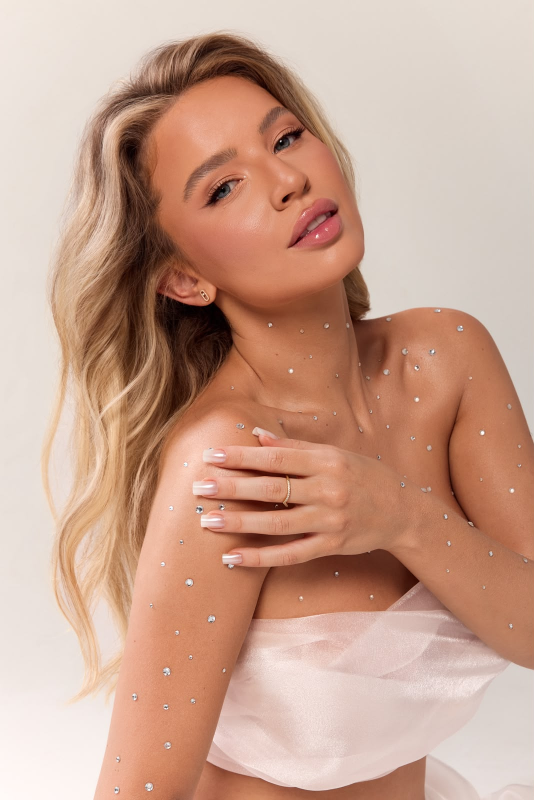
#> input picture Graphics/WhatsApp Image 2026-09-23 at 14.00.02 (1).jpeg, 1068 x 1600 px (shown at 1/2 size); its folder holds only this picture in this run
$ python przygotuj-grafiki.py
#> lines starting #> are read from the running program, lines starting #| are printed output that depends on the picture
#!/usr/bin/env python3
"""
Przygotowanie grafik serwisu: /Graphics  ->  /public/graphics

Co robi:
  1. obraca ujęcia zapisane bokiem,
  2. grupuje i nadaje czytelne nazwy,
  3. ROZCINA SKLEJKI „przed/po" na pojedyncze kadry (patrz niżej),
  4. przycina wtopione czarne pasy,
  5. skaluje do 1920 px dłuższego boku,
  6. nakłada jednolity grading koloru pod paletę marki,
  7. zapisuje JPEG q92 bez podpróbkowania koloru + warianty WebP
     (480 / 960 / 1440 / 1920 px) do srcSet,
  8. zapisuje manifest z wymiarami i wariantami.

Sklejki
-------
Dziewięć plików źródłowych to nie zdjęcia, tylko instagramowe kolaże
„przed / po" — dwa lub trzy kadry sklejone w pionie, z twardym szwem
i innym balansem bieli po każdej stronie. Użyte w ramkach o stałej
proporcji pokazują szew przez środek, dwie pary ust albo cztery oczy
w jednym kadrze. Skrypt wykrywa szwy (skok jasności między sąsiednimi
wierszami + różnica koloru po obu stronach) i zapisuje każdy panel jako
osobny plik `<nazwa>-p<n>.jpg`. Plik zbiorczy zostaje dla zgodności,
ale widoki powinny używać paneli.

Kompresja
---------
Źródła to kopie z komunikatora (już raz skompresowane, tablice kwantyzacji
782/657). Poprzednia wersja skryptu zapisywała q82 z podpróbkowaniem 4:2:0,
czyli tablice 1326/2000 — dokładała stratę, zwłaszcza w kolorze.
Teraz: q92, 4:4:4. Transfer ratuje srcSet: przeglądarka bierze wariant
WebP dopasowany do rozmiaru kadru zamiast pełnego JPEG-a.

Grading
-------
Transformacja wyliczona z pary: to samo zdjęcie (studio-05) w makiecie
i w oryginale. Biel 255/255/255 -> 248/234/219 (kremowy ton tła).
Dopasowanie jasności do CIEMNYCH sekcji robi komponent Figure (prop `tone`)
przez CSS — jeden plik, dwa konteksty.

Grafiki z 29.09.2026 (produkty i prace z buteleczką)
-----------------------------------------------------
Przypisane po NAZWIE pliku (NEW_PRODUCTS, NEW_WORKS), nie po numerze – numery starszych
plików zostają bez zmian. Produkty (packshoty na białym tle) bez gradingu: barwa
pigmentu na butelce ma zostać wierna; białe tło dopasowuje do kremu strony CSS
(mix-blend-mode: multiply). Prace przycięte (CROP) tak, by w kadrze nie było
doklejonej butelki z etykietą producenta. Pliki spoza list – NEW_SKIP (lampy,
kartridże, kosmetyki spoza katalogu, prace z logo innych studiów, duplikat).

Uruchomienie:  python3 scripts/przygotuj-grafiki.py
               GRAPHICS_ONLY=product,work python3 scripts/przygotuj-grafiki.py
               (tylko nowe grupy – bez kasowania i przeliczania pozostałych plików;
               manifest jest uzupełniany)
"""

import glob
import json
import os

import numpy as np
from PIL import Image, ImageEnhance

SRC_DIR = 'Graphics'
OUT_DIR = os.environ.get('GRAPHICS_OUT', 'public/graphics')
MANIFEST = os.path.join(OUT_DIR, 'manifest.json')
MAX_DIM = 1920
JPEG_QUALITY = 92
WEBP_QUALITY = 84
VARIANT_WIDTHS = (480, 960, 1440, 1920)

# --- obroty ujęć zapisanych bokiem (indeks 1-based wg sortowania nazw) -------
ROT = {37: 'CW', 38: 'CW', 41: 'CW', 45: 'CW', 50: 'CW', 51: 'CCW', 57: 'CCW', 59: 'CCW'}

# --- przypisanie do grup ------------------------------------------------------
GROUPS = {
    'studio': list(range(1, 17)),
    'academy': [17, 18, 19, 20, 21, 22, 30, 31],
    'course': [23, 24, 25, 26, 27, 28, 29],
    'brows': [35, 36, 37, 38, 39, 40, 41, 42, 43, 44, 45, 46, 47, 48, 49, 50, 51, 52],
    'lips': [53, 54, 55, 57, 59],
}
SPECIAL = {32: 'cennik-refresh', 33: 'cennik-usuwanie', 34: 'cennik-pmu'}
SKIP = {56, 58, 60, 61, 62}

# --- grafiki z 29.09.2026 – po nazwie pliku -----------------------------------
NEW_PREFIX = 'WhatsApp Image 2026-09-29 at '
# product-<id pigmentu z src/data/pigments.json> albo product-<nazwa>
NEW_PRODUCTS = {
    'product-as-princess-gold': '23.05.38 (1)',
    'product-as-princess-pink': '23.05.38 (2)',
    'product-as-opium-pigments-whiskey': '23.06.47 (1)',
    'product-as-opium-pigments-pecan': '23.07.07',
    'product-as-opium-pigments-soil': '23.07.24 (1)',
    'product-as-opium-pigments-wood': '23.07.50 (1)',
    'product-as-opium-pigments-brick': '23.09.06',
    'product-as-opium-pigments-devil': '23.09.22 (1)',
    'product-as-classic-pigments-deep-black': '23.09.45 (1)',
    'product-as-classic-pigments-for-purple-eyebrows': '23.09.57',
    'product-as-classic-pigments-orange': '23.10.21',
    'product-as-classic-pigments-blond-brown': '23.10.22',
    'product-as-classic-pigments-deep-brown': '23.10.23 (1)',
    'product-as-classic-pigments-dark-brown': '23.10.23 (2)',
    'product-as-classic-pigments-brown-haired': '23.10.23',
    'product-as-classic-pigments-black-brown': '23.10.24 (1)',
    'product-as-classic-pigments-base': '23.10.24',
    'product-e5-dark-brown-6-ml-opium-light': '23.10.25',
    'product-joker-harley-quinn-6ml': '23.30.46 (1)',
    'product-doll-harley-quinn-6ml': '23.30.46 (2)',
    'product-set-harley-quinn-do-ust': '2026-10-29 at 20.57.19',  # Karina 29.10 („Set Harley Quinn do ust -1200zł”)
    'product-set-paradise-do-ust': '2026-10-29 at 20.58.16',      # Karina 29.10 („Set Paradise do ust - 1400zł”)
    'product-maria-magdalena-6-ml-paradise': '23.30.47 (3)',  # Mona Liza (id ze sklepu)
    'product-deva-maria-6-ml-paradise': '23.30.47 (4)',
    'product-harley-harley-quinn-6ml-kopia': '23.30.47',
    'product-as-opium-pigments-carrot': '23.30.48 (1)',
    'product-as-opium-pigments-naomi': '23.30.48 (2)',
    'product-as-opium-pigments-japanese-garden': '23.30.48 (3)',
    'product-as-opium-pigments-pure-magenta': '23.30.48 (4)',
    'product-as-opium-pigments-guava': '23.30.48 (5)',
    'product-as-opium-pigments-sindy': '23.30.48',
    'product-as-classic-pigments-pink-paradise': '23.30.49 (1)',
    'product-as-classic-pigments-plum-dessert': '23.30.49 (2)',
    'product-as-classic-pigments-coral': '23.30.49 (3)',
    'product-as-classic-pigments-watermelon-ice': '23.30.49',
    # Sklep (/sklep, src/data/shop.json) – prośba klientki z 14.10.2026: produkty ze zdjęć z 29.09,
    # których dotąd nie było na stronie; nazwy i pojemności z opakowań na zdjęciach.
    # LTB NUMB – packshot na czarnym tle.
    # nazwy żeli – klientka 26.10.2026: „ICE GEL – zielony, ICE GEL LIPS – różowy, ICE LTB GEL – matowy zielony”
    'product-ice-ltb-gel': '2026-10-29 at 22.29.58',  # ICE LTB GEL – zdjęcie od Kariny 29.10 (na białym tle)
    'product-ice-gel-lips': '23.05.37 (1)',         # ICE GEL LIPS – różowy „cooling gel for lips”
    'product-glow-oil-pineapple': '23.05.37 (2)',
    'product-glow-oil-strawberries': '23.05.38',
    'product-lampa-pierscieniowa': '23.05.38 (5)',  # lampa pierścieniowa na statywie
    'product-kartridze-satellite': '23.05.38 (6)',  # opakowanie kartridży SATELLITE
    # Zdjęcia od Kariny z 14.10.2026 (pełny znacznik daty – inna data niż NEW_PREFIX).
    'product-hairstrokes-h6-dark-brown': '2026-10-14 at 15.52.23 (1)',
    'product-h7-dark-warm-brown-eyebrow-pigment-for-hair-strokes': '2026-10-14 at 15.52.23',
    'product-as-opium-light-minerals-pigments-dark-brown': '2026-10-14 at 15.52.41 (1)',  # M6 Dark Brown
    'product-as-opium-light-minerals-pigments-black-brown': '2026-10-14 at 15.52.41',     # M5 Black Brown
    'product-as-opium-pigments-horse': '2026-10-14 at 15.52.42 (1)',
    'product-as-opium-pigments-brazil': '2026-10-14 at 15.52.42',
    'product-gotham-harley-quinn-6ml': '2026-10-14 at 16.04.21',
    'product-as-classic-pigments-amaranth': '2026-10-14 at 16.27.34',
    'product-kredka-czarna': '2026-10-14 at 16.53.15',
    'product-kredka-brazowa': '2026-10-14 at 16.53.41',
    'product-kredka-czerwona': '2026-10-14 at 16.54.08',
    # 26–27.10.2026 – Karina Lesiv (czat i grupa „Strona”)
    'product-as-princess-champagne-gold': '2026-10-26 at 12.39.26',
    'product-ice-gel': '2026-10-29 at 22.26.01',      # ICE GEL – turkusowa butelka (Karina 29.10: „Proszę dodać zdjęcie 1.Ice Gel”)
    'product-glow-oil-coconut-chocolate': '2026-10-29 at 22.32.21',  # Karina 29.10: „Glow Oil Coconut And Chocolate - 125zł”
    'product-laser-q-switch-ultra': '2026-10-29 at 22.44.04',        # Karina 29.10: „Laser Q-Switch Ultra”
    'product-pigmenty-supernatural': '2026-10-27 at 17.44.35',
    'product-kartridze-flat-supernatural': '2026-10-27 at 17.45.41',
    'product-sztuczna-skorka-do-cwiczen': '2026-10-27 at 17.46.23',
    'product-pedzel-do-brwi': '2026-10-27 at 17.52.03',
    'product-pilot-czerwony': '2026-10-27 at 17.52.35',
}
# Zdjęcia 16:9 z dużym białym marginesem (27.10) – kadr przycięty do produktu i dopełniony
# bielą do kwadratu, jak pozostałe packshoty (miniatura w sklepie nie zostaje kropką).
PRODUCT_FIT_WHITE = {
    'product-pigmenty-supernatural', 'product-kartridze-flat-supernatural', 'product-set-harley-quinn-do-ust',
    'product-set-paradise-do-ust', 'product-ice-ltb-gel', 'product-glow-oil-coconut-chocolate', 'product-laser-q-switch-ultra',
    'product-sztuczna-skorka-do-cwiczen', 'product-pedzel-do-brwi', 'product-pilot-czerwony',
}
# Plakaty kursów spoza listy GROUPS (po nazwie pliku): course-08 – harmonogram kursu
# dla linergistek Super Natural Brows (Karina Lesiv, 26.10.2026: „harmonogram do kursu za 7 tysięcy”).
NEW_COURSE = {'course-08': '2026-10-26 at 12.34.28'}
# Karina 29.10.2026 (grupa „Strona”): zdjęcia z kursantkami do podstron kursów, nowe zdjęcia technik
# na /uslugi („Proszę o zastąpienie obecnego zdjęcia”) i kolaż „Subtelnie, naturalnie…” na /o-nas.
NEW_ACADEMY = {
    **{f'kursantki-basic-{n:02d}': s for n, s in enumerate([
        '2026-10-29 at 16.47.35', '2026-10-29 at 16.47.35 (24289)', '2026-10-29 at 16.47.35 (24290)',
        '2026-10-29 at 16.47.35 (24291)', '2026-10-29 at 16.47.35 (24292)', '2026-10-29 at 16.47.36'], 1)},
    **{f'kursantki-snb-{n:02d}': s for n, s in enumerate([
        '2026-10-29 at 16.52.33', '2026-10-29 at 16.52.34', '2026-10-29 at 16.52.35', '2026-10-29 at 16.52.35 (24299)',
        '2026-10-29 at 16.52.35 (24300)', '2026-10-29 at 16.52.36', '2026-10-29 at 16.52.36 (24302)',
        '2026-10-29 at 16.52.36 (24303)', '2026-10-29 at 16.52.36 (24304)', '2026-10-29 at 16.52.36 (24305)',
        '2026-10-29 at 16.52.37'], 1)},
}
NEW_PHOTOS = {
    'tech-snb': '2026-10-29 at 22.57.16',            # Super Natural Brows
    'tech-powder': '2026-10-29 at 22.57.16 (24414)', # Perfect Brows – „Healed Powder Brows”
    'tech-lips': '2026-10-29 at 22.57.17',           # Perfect Lips
    'tech-eyes': '2026-10-29 at 22.57.17 (24416)',   # Perfect Eyes
    'kolaz-01': '2026-10-29 at 23.23.12',            # usta
    'kolaz-02': '2026-10-29 at 23.23.12 (24421)',    # brwi (rękawiczki)
    'kolaz-03': '2026-10-29 at 23.23.12 (24422)',    # brew z okiem
}
# work-<technika>-NN: (plik, przycięcie (l, t, r, b) w ułamkach – bez doklejonej butelki)
NEW_WORKS = {
    'work-snb-01': ('23.07.06', (0.0, 0.05, 0.78, 0.88)),   # włos maszynowy, znak Super Natural Brows / BABUSHKINA
    'work-powder-01': ('23.07.50', (0.20, 0.0, 1.0, 1.0)),  # technika pudrowa
    'work-eyes-01': ('23.09.45', (0.0, 0.02, 1.0, 0.66)),   # linia rzęs
}
# Obrócone kopie prac (propozycja usl-03-c): (plik, przycięcie, 'CW' | 'CCW'). Przycięcie przed
# obrotem; prawa krawędź 0,965 odcina rozmazany pas pliku 23.07.50. Zapis tylko pełnej szerokości.
ROTATED_WORKS = {
    'work-powder-01-r': ('23.07.50', (0.20, 0.0, 0.965, 1.0), 'CCW'),  # brew poziomo nad okiem
}
# Packshoty z czarnym paskiem po zrzucie WhatsApp (dół pliku) – przycinane trim_black_bars.
# Tylko wskazane: zdjęcia na czarnym tle (LTB Numb, Set Harley Quinn) straciłyby kadr.
PRODUCT_TRIM = {'product-as-opium-light-minerals-pigments-dark-brown'}
NEW_SKIP = {
    '2026-10-29 at 16.33.17', '2026-10-29 at 20.37.00', '2026-10-29 at 21.00.16', '2026-10-29 at 22.58.38',  # schematy / zrzut
    '2026-10-29 at 20.49.20',  # Pigmenty Supernatural – to samo zdjęcie co 27.10
    '23.05.38 (3)', '23.05.38 (4)',  # lampa TheOne – inne ujęcia (na stronie 23.05.38 (5))
    '23.05.38 (7)', '23.05.38 (8)', '23.05.39', '23.05.39 (1)',
    '23.05.39 (2)', '23.05.39 (3)',  # kartridże SATELLITE – kolejne ujęcia opakowania
    '23.06.47',      # praca z logo innego studia („ART brows”)
    '23.07.24',      # praca – technika niepewna
    '23.09.22',      # praca z logo innego studia („Z”)
    '23.30.47 (1)',  # Joker – drugi packshot
    # 14.10.2026 – te same pliki co z 29.09 (Brick, Devil, zestawy Harley Quinn i Paradise)
    '2026-10-14 at 15.58.55', '2026-10-14 at 15.59.39', '2026-10-14 at 16.07.22', '2026-10-14 at 16.10.05',
}

# --- sklejki do rozcięcia (nazwy po przypisaniu do grup) ---------------------
COLLAGES = {
    'brows-01', 'brows-02', 'brows-10', 'brows-12', 'brows-13', 'brows-18',
    'lips-01', 'lips-02', 'lips-03',
}
MIN_PANEL_FRAC = 0.22      # panel musi mieć >= 22% wysokości pliku

# Ręczne pozycje szwów (ułamek wysokości PO przycięciu czarnych pasów) dla
# sklejek, w których obie połówki mają zbyt podobny kolor, żeby automat
# je rozdzielił. Ustalone z podglądu paneli.
MANUAL_SEAMS = {
    'brows-01': [0.335, 0.665],
    'brows-02': [0.335, 0.665],
    'brows-10': [0.55],
    'brows-13': [0.28, 0.69],
    'brows-18': [0.29, 0.64],
    'lips-03': [0.335, 0.67],
}
SEAM_JUMP = 8.0            # skok średniej jasności między sąsiednimi wierszami
SEAM_RGB_DIFF = 12.0       # różnica koloru 60 px nad i pod szwem

# --- siła gradingu per grupa --------------------------------------------------
# PROPOZYCJA (gałąź propozycja-kolor-efektow): zdjęcia efektów zabiegów (brows, lips, work)
# oraz plakaty kursów i cenniki (course, cennik) BEZ korekty barwnej – kolor skóry i pigmentu
# jak w oryginałach klientki, pliki „do pobrania” 1:1 w kolorze. Zmierzone: korekta 1.0
# przesuwała zdjęcia efektów o ΔE ≈ 6,7–6,9 (L* −4, b* +5), 0.45 plakaty i cenniki o ΔE ≈ 3,4–3,7.
# Portrety sesji i zdjęcia akademii zostają z korektą (ton dopasowany do makiety).
# Wcześniej: brows/lips/work 1.0, course/cennik 0.45.
STRENGTH = {'studio': 1.0, 'academy': 1.0, 'brows': 0.0, 'lips': 0.0, 'work': 0.0, 'course': 0.0, 'cennik': 0.0}
# Siłę gradingu można nadpisać z otoczenia, np. GRAPHICS_STRENGTH="brows=1,lips=1,work=1"
# (grupy niewymienione zostają jak wyżej; „all=0” ustawia wszystkie naraz). Ta sama opcja
# jest w skrypcie wersji Lite.
for _pair in filter(None, os.environ.get('GRAPHICS_STRENGTH', '').split(',')):
    _k, _v = _pair.split('=')
    if _k.strip() == 'all':
        STRENGTH = {g: float(_v) for g in STRENGTH}
    else:
        STRENGTH[_k.strip()] = float(_v)
# 'product' celowo bez gradingu (wierna barwa pigmentu)
SRC_MEAN = np.array([207.8, 172.0, 156.5], dtype=np.float32)
DST_MEAN = np.array([200.2, 158.4, 132.6], dtype=np.float32)
SCALE = np.array([46.0 / 44.8, 54.1 / 58.8, 59.9 / 67.7], dtype=np.float32)


def build_lut(strength):
    x = np.arange(256, dtype=np.float32)[:, None]
    y = (x - SRC_MEAN[None, :]) * SCALE[None, :] + DST_MEAN[None, :]
    y = x * (1.0 - strength) + y * strength
    return np.clip(y, 0, 255).astype(np.uint8)


LUTS = {k: build_lut(v) for k, v in STRENGTH.items()}


# --- korekta ekspozycji pojedynczych kadrów (po gradingu) ---------------------
# academy-08: zmierzona średnia jasność 107 wobec 123 u academy-01 i -06 (ściana
# 162 wobec 187–190) — w tryptyku absolwentek wyglądała na niedoświetloną.
# ×1,15 wyrównuje ją do sąsiadów (średnia ≈ 123, przepaleń 0,01 %).
EXPOSURE = {'academy-08': 1.15}


def apply_grade(img, group):
    lut = LUTS.get(group)
    if lut is None:
        return img
    a = np.asarray(img)
    return Image.fromarray(np.stack([lut[a[:, :, c], c] for c in range(3)], axis=2))


# --- rozcinanie sklejek -------------------------------------------------------

# [70 lines left out: functions fit_white, trim_black_bars, find_seams, split_panels, not called in this run]


# --- zapis --------------------------------------------------------------------

def save_all(img, name, group, manifest):
    w, h = img.size
    if max(w, h) > MAX_DIM:
        s = MAX_DIM / max(w, h)
        img = img.resize((round(w * s), round(h * s)), Image.LANCZOS)
    img = apply_grade(img, group)
    if name in EXPOSURE:
        img = ImageEnhance.Brightness(img).enhance(EXPOSURE[name])

    jpg = os.path.join(OUT_DIR, f'{name}.jpg')
    img.save(jpg, 'JPEG', quality=JPEG_QUALITY, optimize=True, progressive=True, subsampling=0)

    variants = {}
    for vw in VARIANT_WIDTHS:
        if vw >= img.width and vw != VARIANT_WIDTHS[0]:
            if img.width not in variants:
                variants[img.width] = f'/graphics/{name}.webp'
                img.save(os.path.join(OUT_DIR, f'{name}.webp'), 'WEBP', quality=WEBP_QUALITY, method=6)
            continue
        vh = round(img.height * vw / img.width)
        v = img.resize((vw, vh), Image.LANCZOS)
        fn = f'{name}-{vw}.webp'
        v.save(os.path.join(OUT_DIR, fn), 'WEBP', quality=WEBP_QUALITY, method=6)
        variants[vw] = f'/graphics/{fn}'

    manifest[name] = {
        'src': f'/graphics/{name}.jpg',
        'w': img.width,
        'h': img.height,
        'webp': {str(k): v for k, v in sorted(variants.items())},
    }


def main():
    files = sorted(glob.glob(os.path.join(SRC_DIR, '*.jpeg')))
    if not files:
        raise SystemExit(f'Brak plików w {SRC_DIR}/')
    os.makedirs(OUT_DIR, exist_ok=True)
    only = {g for g in os.environ.get('GRAPHICS_ONLY', '').split(',') if g}
    if only:
        with open(MANIFEST, encoding='utf-8') as f:
            manifest = json.load(f)
    else:
        for old in glob.glob(os.path.join(OUT_DIR, '*.webp')):
            os.remove(old)
        manifest = {}
    panel_report = {}
    by_suffix = {os.path.basename(p)[len(NEW_PREFIX):-len('.jpeg')]: i
                 for i, p in enumerate(files, 1) if os.path.basename(p).startswith(NEW_PREFIX)}
    # pliki z innych dni – klucz z datą („2026-10-14 at 15.52.23”)
    by_suffix.update({os.path.basename(p)[len('WhatsApp Image '):-len('.jpeg')]: i
                      for i, p in enumerate(files, 1)
                      if os.path.basename(p).startswith('WhatsApp Image ') and not os.path.basename(p).startswith(NEW_PREFIX)})

    def load(idx):
        im = Image.open(files[idx - 1]).convert('RGB')
        rot = ROT.get(idx)
        if rot == 'CW':
            im = im.rotate(-90, expand=True)
        elif rot == 'CCW':
            im = im.rotate(90, expand=True)
        return im

    def process(idx, name, group):
        im = load(idx)
        save_all(im, name, group, manifest)
        if name in COLLAGES:
            panels = split_panels(im, name)
            if len(panels) > 1:
                panel_report[name] = len(panels)
                for n, p in enumerate(panels, 1):
                    save_all(p, f'{name}-p{n}', group, manifest)

    used = set()
    if not only:
        for group, idxs in GROUPS.items():
            for n, i in enumerate(idxs, 1):
                process(i, f'{group}-{n:02d}', group)
#> in load, im is the input picture: PIL image 1068x1600 RGB; mean R, G, B 200.6, 161.9, 143.2
#> in apply_grade, `return Image.fromarray(np.stack([lut[a[:, :, c], c] for c in range(3)]..`:
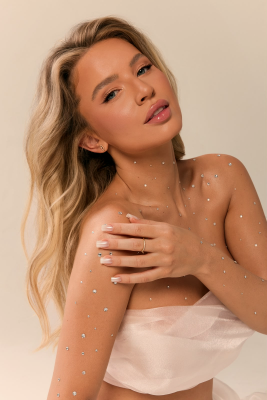
#> returned value: PIL image 1068x1600 RGB (shown at 1/4 size); mean R, G, B 192.3, 148.7, 120.4
#> the loop in save_all, `for vw in VARIANT_WIDTHS:` made 4 passes
#> pass 1, in save_all, `v = img.resize((vw, vh), Image.LANCZOS)`:
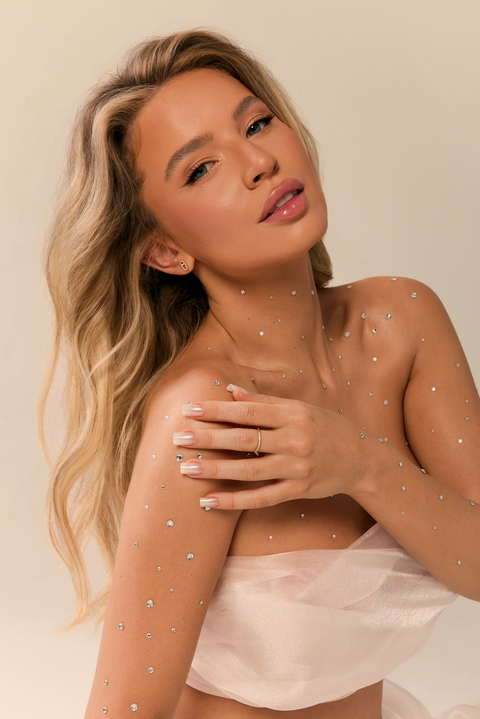
#> v: PIL image 480x719 RGB; mean R, G, B 192.3, 148.7, 120.4
#> after the loop in save_all, `for vw in VARIANT_WIDTHS:`: variants = {480: '/graphics/studio-01-480.webp', 960: '/graphics/studio-01-960.webp', 1068: '/graphics/studio-01.webp'}
                used.add(i)
        for i, name in SPECIAL.items():
            process(i, name, 'cennik')
            used.add(i)

    if not only or 'product' in only:
        for name, suffix in NEW_PRODUCTS.items():
            i = by_suffix[suffix]
            im = load(i)
            if name in PRODUCT_TRIM:
                im = trim_black_bars(im)
            if name in PRODUCT_FIT_WHITE:
                im = fit_white(im)
            save_all(im, name, 'product', manifest)
            used.add(i)
    if not only or 'academy' in only:
        for name, suffix in NEW_ACADEMY.items():
            i = by_suffix[suffix]
            save_all(load(i), name, 'academy', manifest)
            used.add(i)
    if not only or 'work' in only:
        for name, suffix in NEW_PHOTOS.items():
            i = by_suffix[suffix]
            save_all(load(i), name, 'work', manifest)
            used.add(i)
    if not only or 'course' in only:
        for name, suffix in NEW_COURSE.items():
            i = by_suffix[suffix]
            save_all(load(i), name, 'course', manifest)
            used.add(i)
    if not only or 'work' in only:
        for name, (suffix, box) in NEW_WORKS.items():
            i = by_suffix[suffix]
            im = load(i)
            if box:
                l, t, r, b = box
                im = im.crop((round(im.width * l), round(im.height * t), round(im.width * r), round(im.height * b)))
            save_all(im, name, 'work', manifest)
            used.add(i)
        for name, (suffix, box, rot) in ROTATED_WORKS.items():
            im = load(by_suffix[suffix])
            l, t, r, b = box
            im = im.crop((round(im.width * l), round(im.height * t), round(im.width * r), round(im.height * b)))
            im = im.rotate(90 if rot == 'CCW' else -90, expand=True)
            save_all(im, name, 'work', manifest)
            small = os.path.join(OUT_DIR, f'{name}-480.webp')
            if os.path.exists(small):
                os.remove(small)
            manifest[name]['webp'] = {k: v for k, v in manifest[name]['webp'].items() if k != '480'}
    used |= {by_suffix[s] for s in NEW_SKIP if s in by_suffix}
    if only:
        used |= {i for i in range(1, len(files) + 1) if not os.path.basename(files[i - 1]).startswith(NEW_PREFIX)}

    missing = [i for i in range(1, len(files) + 1) if i not in used and i not in SKIP]
    if missing:
        print('Pominięte poza listą SKIP:', missing)

    with open(MANIFEST, 'w', encoding='utf-8') as f:
        json.dump(manifest, f, indent=1, ensure_ascii=False)

    print(f'Zapisano {len(manifest)} pozycji do {OUT_DIR}/')
    if only:
        return
    print('Rozcięte sklejki:', ', '.join(f'{k}→{v} paneli' for k, v in panel_report.items()) or 'brak')
    nie = COLLAGES - set(panel_report)
    if nie:
        print('UWAGA — nie wykryto szwów w:', ', '.join(sorted(nie)))


if __name__ == '__main__':
#> (the run stopped early here; a loop or call above may not have finished)
